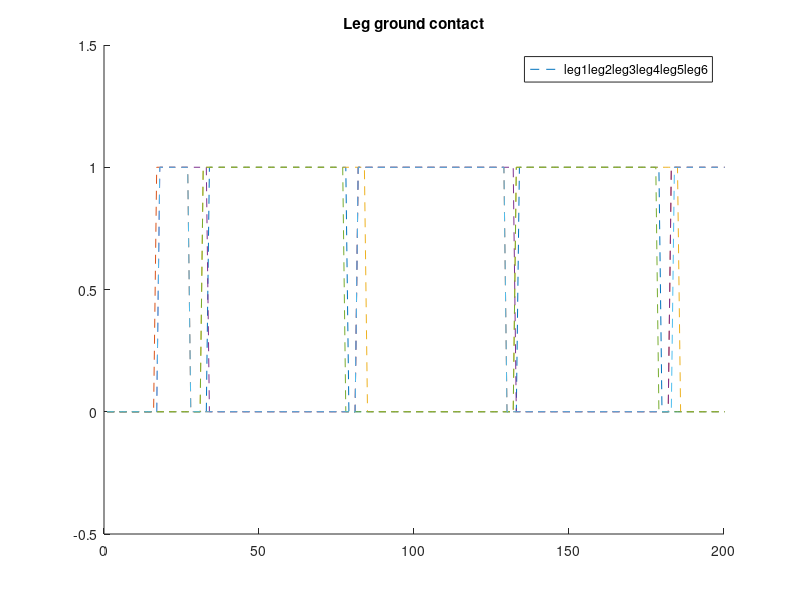

Write the MATLAB code that produced this figure. (Note: this script raises an error after producing the figure.)
%****************** Legs on ground ******************************

leg1 = importdata("leg1_on_ground.csv");
leg2 = importdata("leg2_on_ground.csv");
leg3 = importdata("leg3_on_ground.csv");
leg4 = importdata("leg4_on_ground.csv");
leg5 = importdata("leg5_on_ground.csv");
leg6 = importdata("leg6_on_ground.csv");

figure(1)
hold on;

plot(leg1, '--');
plot(leg2, '--');
plot(leg3, '--');
plot(leg4, '--');
plot(leg5, '--');
plot(leg6, '--');

hold off;

title("Leg ground contact")
legend(["leg1", "leg2", "leg3", "leg4", "leg5", "leg6"])
xlim([0 200]);
ylim([-0.5, 1.5]);


%****************** Legs positions ******************************

leg1_position_x = importdata("leg1_position_x.csv");
leg1_position_y = importdata("leg1_position_y.csv");
leg1_position_z = importdata("leg1_position_z.csv");

leg2_position_x = importdata("leg2_position_x.csv");
leg2_position_y = importdata("leg2_position_y.csv");
leg2_position_z = importdata("leg2_position_z.csv");

leg3_position_x = importdata("leg3_position_x.csv");
leg3_position_y = importdata("leg3_position_y.csv");
leg3_position_z = importdata("leg3_position_z.csv");

leg4_position_x = importdata("leg4_position_x.csv");
leg4_position_y = importdata("leg4_position_y.csv");
leg4_position_z = importdata("leg4_position_z.csv");

leg5_position_x = importdata("leg5_position_x.csv");
leg5_position_y = importdata("leg5_position_y.csv");
leg5_position_z = importdata("leg5_position_z.csv");

leg6_position_x = importdata("leg6_position_x.csv");
leg6_position_y = importdata("leg6_position_y.csv");
leg6_position_z = importdata("leg6_position_z.csv");

figure(2)
hold on;

plot(leg1_position_y);
plot(leg2_position_y);
%plot(leg3_position_y);
%plot(leg4_position_y);
%plot(leg5_position_y);
%plot(leg6_position_y);

hold off;
title("Leg position")
legend(["leg1", "leg2", "leg3", "leg4", "leg5", "leg6"])

%************* Robot position and velocity **********************

robot_position_x = importdata("position_x.csv");
robot_position_y = importdata("position_y.csv");
robot_position_z = importdata("position_z.csv");

robot_CoM_position_x = importdata("Hex_center_of_mass_x.csv");
robot_CoM_position_y = importdata("Hex_center_of_mass_y.csv");
robot_CoM_position_z = importdata("Hex_center_of_mass_z.csv");

figure(3)
hold on;

%plot3(robot_position_x, robot_position_z,  robot_position_y); % The y and z axis has been turned.
plot3(robot_CoM_position_x, robot_CoM_position_z, robot_CoM_position_y); % The y and z axis has been turned.
plot3(leg1_position_x, leg1_position_z, leg1_position_y);
plot3(leg2_position_x, leg2_position_z, leg2_position_y);
plot3(leg3_position_x, leg3_position_z, leg3_position_y);
plot3(leg4_position_x, leg4_position_z, leg4_position_y);
plot3(leg5_position_x, leg5_position_z, leg5_position_y);
plot3(leg6_position_x, leg6_position_z, leg6_position_y);

stability_points = [];

for i = 1:1:length(leg1)
    
    if (leg1(i) == 1) && (leg3(i) == 1) && (leg5(i) == 1)

        P1 = [leg1_position_x(i); leg3_position_x(i); leg5_position_x(i)];
        P2 = [leg1_position_z(i); leg3_position_z(i); leg5_position_z(i)];
        P3 = [leg1_position_y(i); leg3_position_y(i); leg5_position_y(i)];
        p = fill3(P1, P2, P3, [0.8500 0.3250 0.0980], 'LineStyle','none');
        p(1).FaceAlpha = 0.2;

        if inpolygon(robot_CoM_position_x(i), robot_CoM_position_z(i), P1, P2) == 1
            scatter3(robot_CoM_position_x(i), robot_CoM_position_z(i), 0, 'g');
        end

    elseif (leg2(i) == 1) && (leg4(i) == 1) && (leg6(i) == 1)

        P1 = [leg2_position_x(i); leg4_position_x(i); leg6_position_x(i)];
        P2 = [leg2_position_z(i); leg4_position_z(i); leg6_position_z(i)];
        P3 = [leg2_position_y(i); leg4_position_y(i); leg6_position_y(i)];
        p = fill3(P1, P2, P3, [0.8500 0.3250 0.0980], 'LineStyle','none');
        p(1).FaceAlpha = 0.2;

        if inpolygon(robot_CoM_position_x(i), robot_CoM_position_z(i), P1, P2) == 1
            scatter3(robot_CoM_position_x(i), robot_CoM_position_z(i), 0, 'g');
        end
    else
        scatter3(robot_CoM_position_x(i), robot_CoM_position_z(i), 0, 'r');
    end
    
    
    if leg1(i) == 1
        %scatter3(robot_CoM_position_x(i), robot_CoM_position_z(i), robot_CoM_position_y(i), 'g');
        %disp(leg1(i)) 
    else
        %scatter3(robot_CoM_position_x(i), robot_CoM_position_z(i), robot_CoM_position_y(i), 'r');
    end
end

%fill3()

legend(["Robot CoM", "leg1", "leg2", "leg3", "leg4", "leg5", "leg6"])
xlabel("x")
ylabel("y")
zlabel("z")

%xlim([0,2])
%ylim([0,2])
%zlim([0,2])

hold off;
title("Robot position")

